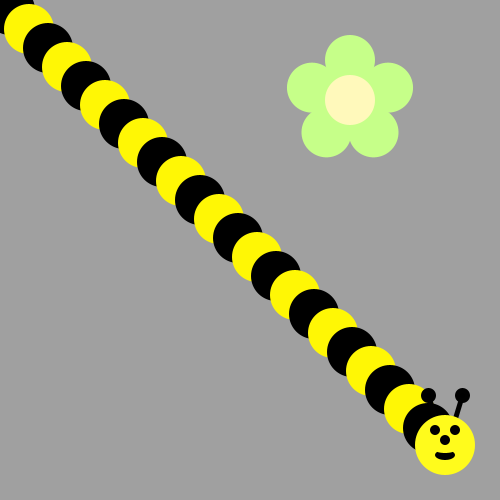
Frame 1 (no input)
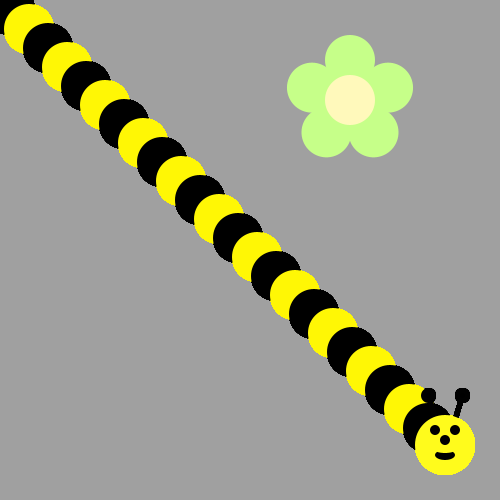
Frame 60 (the mouse pressed at the canvas centre just before this capture)
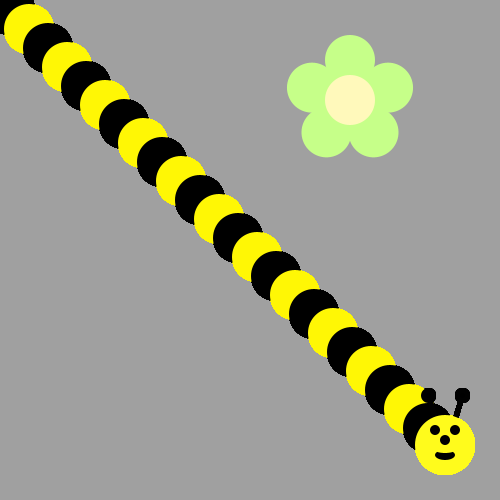
Frame 120 (the mouse held since frame 60 and released just before this capture)

The Processing sketch that drew these frames (run headless with seeded random() and noise(); from frame 60 on, the mouse is pressed at the canvas centre):

// Processing sketch: bumble_bee
// ── bumble_bee.pde

void setup() {
     ellipseMode(CENTER);
     size(500, 500);
     background(160, 160, 160);
     drawFlower(350, 100);
}

void draw() {
  for (int i = 0; i < 23; i++) {
    if ( i % 2 == 0) {
      fill(0,0,0); 
    }
    else {
      fill(#FFF705); 
    }
    ellipse(10+(i*19),10+(i*19),50,50);
  }
  
// First run the program and you should see a flower.  
  
  
/* Then, use a loop to make a body for the Bee! 
(see the image on the recipe, it's a diagonal line of circles)
Use modulo to make the colors alternate between yellow and black
*/



/*
Now put his head on using drawBeeFace(x,y)
*/
drawBeeFace(445, 445); 
}

/**************   Use these methods but  DON'T CHANGE THE CODE BELOW  **************/

void drawFlower(int x, int y) {
     noStroke();
     translate(x, y);
     // draw 5 petals, rotating after each one
     fill(#c6ff89);      // green
      for (int i = 0; i < 5; i++) {
           ellipse(0, -40, 50, 50);
          rotate(radians(72));
     }
     fill(#fff9bb); // light yellow
     ellipse(0, 0, 50, 50);
} 
void drawBeeFace(int BeeFaceX, int BeeFaceY) {
     noStroke();
     fill(0, 0, 0);
     stroke(1);
     strokeWeight(5);
     line(BeeFaceX-10, BeeFaceY-27, BeeFaceX-17, BeeFaceY-50);
     line(BeeFaceX+10, BeeFaceY-27, BeeFaceX+17, BeeFaceY-50);
     ellipse(BeeFaceX-17, BeeFaceY-50, 10, 10);
     ellipse(BeeFaceX+17, BeeFaceY-50, 10, 10);
     noStroke();
     fill(255, 251, 28);
     ellipse(BeeFaceX, BeeFaceY, 60, 60); // face
     fill(255, 237, 209);
     fill(0,0,0);
      ellipse(BeeFaceX-10, BeeFaceY-15, 10, 10); // eyes
     ellipse(BeeFaceX+10, BeeFaceY-15, 10, 10);
      ellipse(BeeFaceX, BeeFaceY-5, 10, 10); // nose
      ellipse(BeeFaceX, BeeFaceY+10, 20, 10);// mouth
     fill(255, 251, 28);
     ellipse(BeeFaceX, BeeFaceY+5, 20, 6);
}
